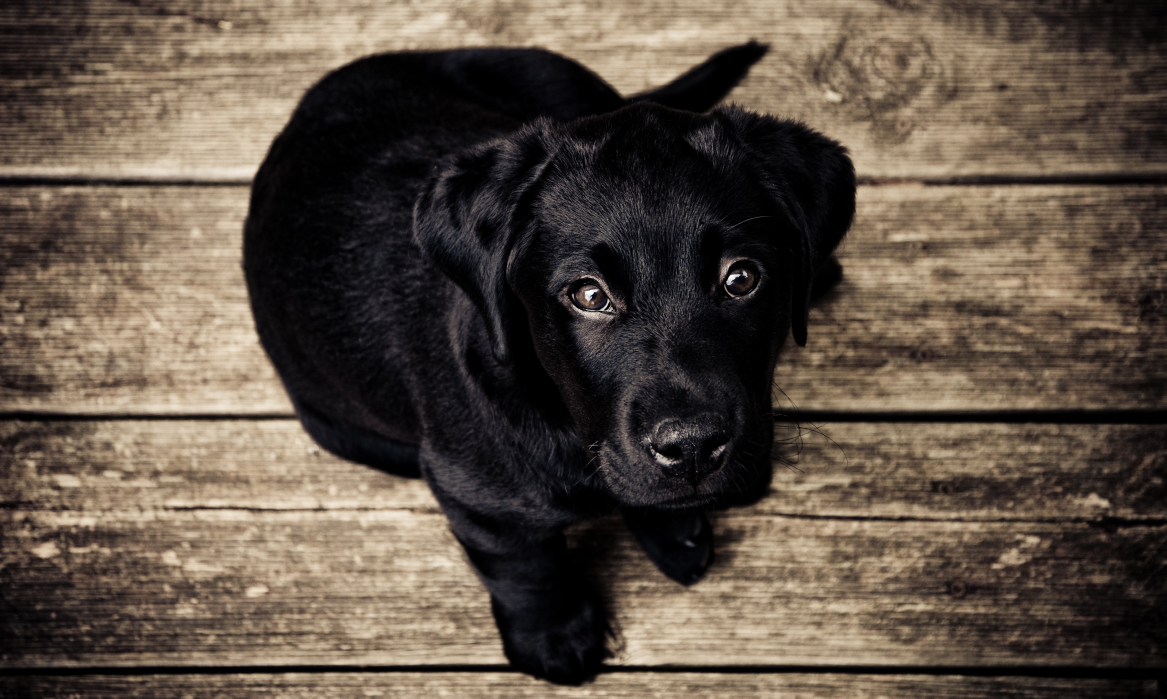
#> input picture 1.jpg, 3500 x 2095 px (shown at 1/3 size)
$ python WallpaperCreator.py 1.jpg   (Python 2 division)   (older library calls are emulated)
#> lines starting #> are read from the running program, lines starting #| are printed output that depends on the picture
from PIL import Image
import sys

def logError(errorMessage):
	print errorMessage

def getWallpaperSize(firstResolution, secondResolution, verticalOffset = 0):
	""" First and Second resolutions should be tuples
	with width and height. """
	return (firstResolution[0] + secondResolution[0],
		max(firstResolution[1],secondResolution[1] + verticalOffset) )

def openImage(imagePath):
#> called with imagePath = '1.jpg'
	try:
		return Image.open(imagePath)
#> returned value is the input picture: PIL image 3500x2095 RGB; mean R, G, B 91.7, 79.3, 67.9
	except IOError:
		logError("\""+imagePath+"\""+" is not a valid image file.")

def createWallpaper(firstImagePath, secondImagePath, saveName, firstResolution, secondResolution, verticalOffset = 0):
	""" First and second images paths.
	Resolution of both screens
	"""
	firstImage = openImage(firstImagePath)
	secondImage = openImage(secondImagePath)
#> call 2 of openImage, with imagePath = '2.jpg'
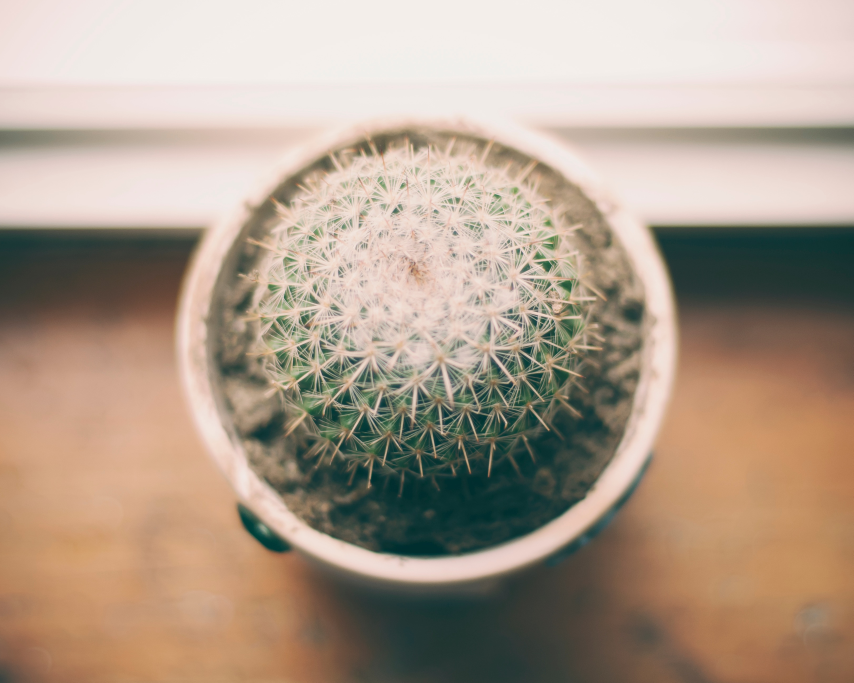
#> input picture 2.jpg, 2560 x 2048 px (shown at 1/3 size)
#> in openImage, returned value is the input picture: PIL image 2560x2048 RGB; mean R, G, B 173.9, 156.1, 139.4

	if (not firstImage) or (not secondImage):
		logError("Invalid image file. Stoped.")
		return

	#Resizing images to fit new one.
	firstImage = firstImage.resize(firstResolution, Image.ANTIALIAS)
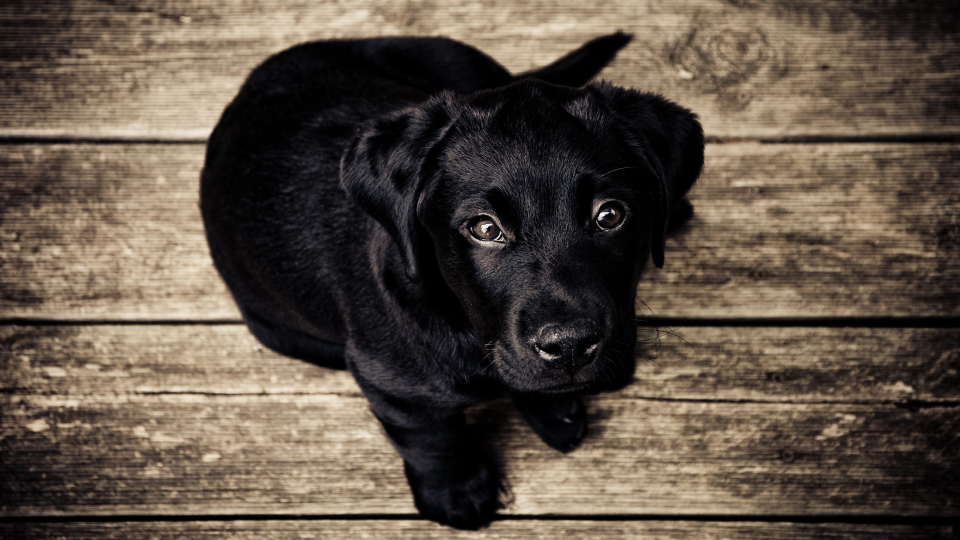
#> firstImage: PIL image 1920x1080 RGB (shown at 1/2 size); mean R, G, B 91.7, 79.3, 67.9
	secondImage = secondImage.resize(secondResolution, Image.ANTIALIAS)

	wallpaperSize = getWallpaperSize(firstResolution, secondResolution, verticalOffset)

	newImage = Image.new('RGB', wallpaperSize)
#> newImage: PIL image 3200x1080 RGB; every value is 0

	"""
	firstImagePixels = firstImage.load()
	secondImagePixels = secondImage.load()
	"""

	newImage.paste(firstImage,(0,0))
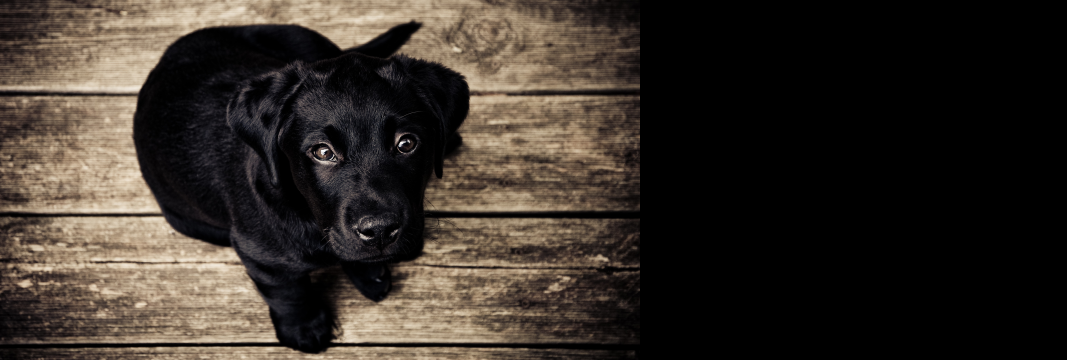
#> newImage: PIL image 3200x1080 RGB (shown at 1/3 size); mean R, G, B 55, 47.6, 40.7
	newImage.paste(secondImage,(firstResolution[0],verticalOffset))
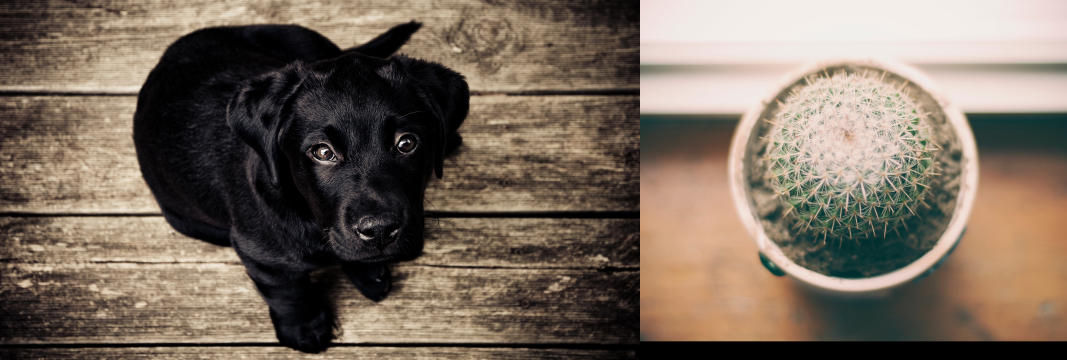
#> newImage: PIL image 3200x1080 RGB (shown at 1/3 size); mean R, G, B 121, 106.8, 93.6

	newImage.save(saveName)

def main(arguments):
	firstResolution = (1920,1080)
	secondResolution = (1280,1024)
	verticalOffset = 0 #Second screen is N pixels below first screen

	if len(arguments) >= 3:
		firstImageName = arguments[1]
		secondImageName = arguments[2]
	else:
		firstImageName = "1.jpg"
		secondImageName = "2.jpg"

	saveName = "wallpaper.jpg"

	createWallpaper(firstImageName, secondImageName, saveName, firstResolution, secondResolution, verticalOffset)

if __name__ == "__main__":
	main(sys.argv)

else:
	pass
	#ToDo
